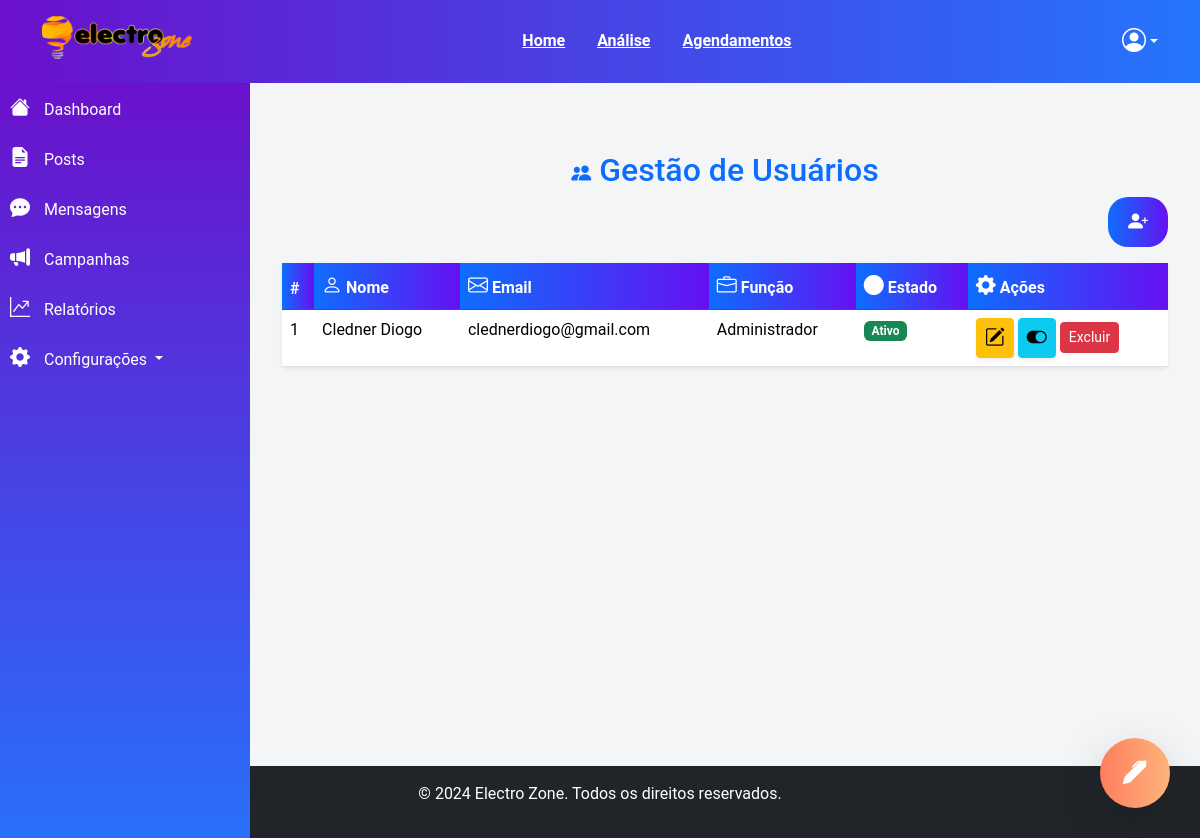
/usuarios (signed in), run on the app's committed database.
### main.py (models this page shows, shortened)
class User(UserMixin,db.Model):
    id = db.Column(db.Integer, primary_key=True)
    nome = db.Column(db.String(150), unique=True, nullable=False)
    email = db.Column(db.String(150), unique=True, nullable=False)
    senha = db.Column(db.String(200), nullable=False)
    criado_em = db.Column(db.DateTime, default=datetime.utcnow, nullable=False)
    atualizado_em = db.Column(db.DateTime, default=datetime.utcnow, onupdate=datetime.utcnow, nullable=False)
    ativo = db.Column(db.Boolean, default=True, nullable=False)
    role = db.Column(db.String(50), default='Admin', nullable=False)  # Exemplos: 'admin', 'usuario', 'moderador'
    reset_token = db.Column(db.String(100), nullable=True)
    reset_token_expira_em = db.Column(db.DateTime, nullable=True)

### main.py (the view)
@app.route('/usuarios', methods=['GET'])
@login_required
@admin_required
def listar_usuarios():
    registrar_log(current_user.id, 'access', details='Listagem de usuários acessada.')
    usuarios = User.query.all()
    return render_template('listar.html', usuarios=usuarios)

### main.py (called while the page is built)
@login_manager.user_loader
def load_user(id):
    return db.session.get(User, int(id))

def login_required(f):
    @wraps(f)
    def decorated_function(*args, **kwargs):
        if 'usuario_id' not in session:
            flash('Por favor, faça login para continuar.', 'warning')
            return redirect(url_for('login'))
        return f(*args, **kwargs)
    return decorated_function

def registrar_log(user_id, action, details=None):
    with app.app_context():
        log = UserLog(user_id=user_id, action=action, details=details)
        db.session.add(log)
        db.session.commit()

def admin_required(f):
    @wraps(f)
    def decorated_function(*args, **kwargs):
        if not current_user.is_authenticated or current_user.role != 'Administrador':
            abort(403)
        return f(*args, **kwargs)
    return decorated_function

### templates/listar.html (shortened to what this page needs)
{% extends "base.html" %}
{% block content %}
<div class="container mt-5">
    <h2 class="text-center text-primary"><i class="bi bi-people-fill"></i> Gestão de Usuários</h2>
    <div class="text-end mb-3">
        <button type="button" class="btn btn-gradient btn-lg" data-bs-toggle="modal" data-bs-target="#criarUsuarioModal">
            <i class="bi bi-person-plus-fill"></i>
        </button>
    </div>
    <table class="table table-hover shadow-sm rounded">
        <thead class="table-dark">
            <tr>
                <th>#</th>
                <th><i class="bi bi-person"></i> Nome</th>
                <th><i class="bi bi-envelope"></i> Email</th>
                <th><i class="bi bi-briefcase"></i> Função</th>
                <th><i class="bi bi-circle-fill"></i> Estado</th>
                <th><i class="bi bi-gear-fill"></i> Ações</th>
            </tr>
        </thead>
        <tbody>
            {% for usuario in usuarios %}
            <tr>
                <td>{{ usuario.id }}</td>
                <td>{{ usuario.nome }}</td>
                <td>{{ usuario.email }}</td>
                <td>{{ usuario.role }}</td>
                <td>
                    <span class="badge {{ 'bg-success' if usuario.ativo else 'bg-danger' }}">
                        {{ "Ativo" if usuario.ativo else "Inativo" }}
                    </span>
                </td>
                <td>
                    <a href="{{ url_for('editar_usuario', id=usuario.id) }}" class="btn btn-warning btn-sm shadow-sm">
                        <i class="bi bi-pencil-square"></i>
                    </a>
                    <form action="{{ url_for('alterar_status_usuario', id=usuario.id) }}" method="post" style="display:inline;">
                        <button type="submit" class="btn btn-info btn-sm shadow-sm">
                            <i class="bi {{ 'bi-toggle-on' if usuario.ativo else 'bi-toggle-off' }}"></i>
                        </button>
                    </form>
                    <button class="btn btn-danger btn-sm" data-bs-toggle="modal" data-bs-target="#confirmDeleteModal"
                        data-id="{{ usuario.id }}" data-nome="{{ usuario.nome }}">Excluir</button>
                </td>
            </tr>
            {% endfor %}
        </tbody>
    </table>
</div>
{% endblock %}

### static/styles.css (style rules this page uses)
body { font-family: 'Arial', sans-serif; }
.btn-gradient { background: linear-gradient(to right, #ff7e5f, #feb47b); border: none; color: white; transition: background 0.3s ease, transform 0.2s ease; }

### templates/base.html (style rules this page uses)
.bi { font-size: 1.25rem; }
body { font-family: 'Arial', sans-serif; background-color: #f8f9fa; }
.btn-gradient { background: linear-gradient(to right, #ff7e5f, #feb47b); color: white; border: none; }
.container.mt-5 { height: 595px; overflow-y: auto; }

### templates/listar.html (style rules this page uses)
body { font-family: 'Roboto', sans-serif; background-color: #f4f5f7; height: 100%; }
.btn-gradient { background: linear-gradient(to right, #6a11cb, #2575fc); color: white; border: none; padding: 10px 20px; border-radius: 20px; font-weight: bold; transition: all 0.3s ease; }
.table-dark th { background: linear-gradient(to right, #6a11cb, #2575fc); color: white; }
.btn-gradient { background: linear-gradient(to right, #0d6efd, #6610f2); color: white; border: none; padding: 10px 20px; border-radius: 20px; font-weight: bold; transition: all 0.3s ease; }
.table-dark th { background: linear-gradient(to right, #0d6efd, #6610f2); color: white; }

### data on the page
User: id "1", nome "Cledner Diogo", email "clednerdiogo@gmail.com", role "Administrador", ativo "Ativo"
